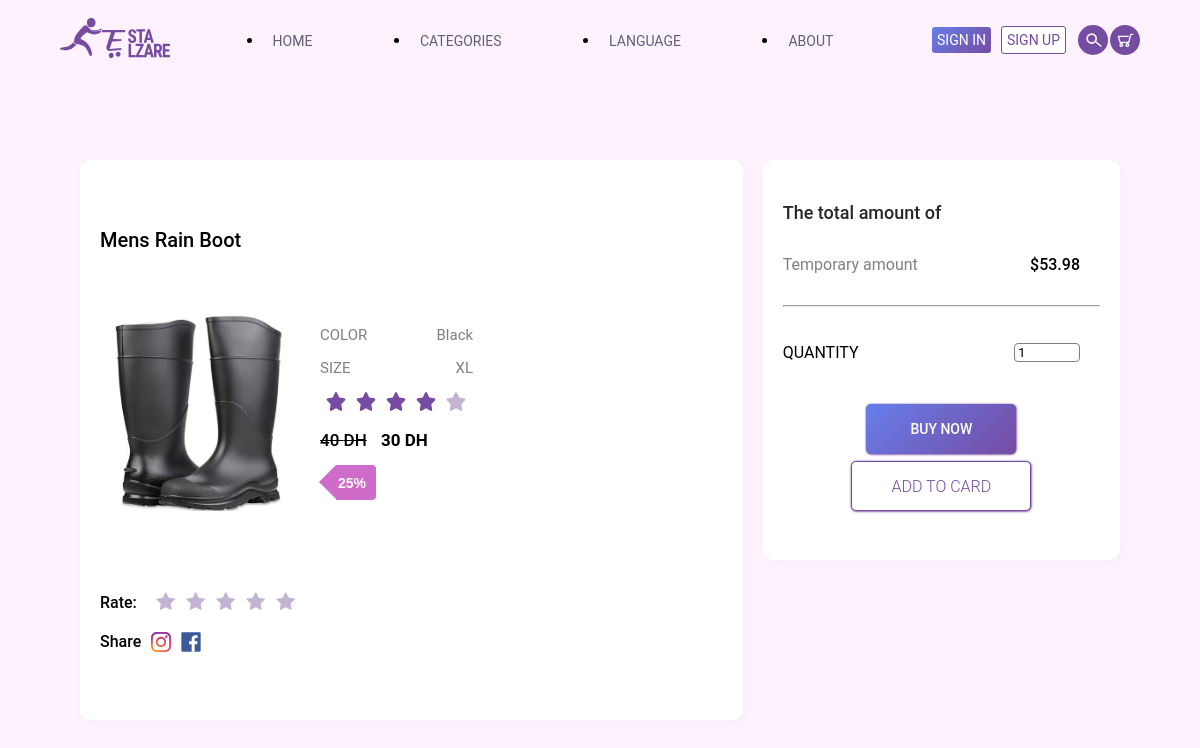
The app's page /elzareesta/php/product.anonyme.php?id=31 with its own data.
### tables this page shows
CREATE TABLE `product` (
  `productID` int(21) NOT NULL,
  `productName` text DEFAULT NULL,
  `categoryID` int(21) DEFAULT NULL,
  `color` varchar(15) NOT NULL,
  `size` varchar(5) NOT NULL,
  `price` int(6) DEFAULT NULL,
  `discountPrice` int(6) DEFAULT NULL,
  `discount` int(6) DEFAULT NULL,
  `rate` int(3) DEFAULT NULL,
  `img1` text NOT NULL
);

### elzareesta/php/product.anonyme.php (the view, shortened to what this page needs)
<?php
  require 'conn.php';
  $id=$_GET['id'];
  $sql = "select *from product where productID='$id';";
  $result = mysqli_query($conn,$sql);
  $row=mysqli_fetch_assoc($result);
?>
<!DOCTYPE html>
<html lang="en">
  <head>
    <link rel="stylesheet" href="../css/product.css" />
    <link
      href="/your-path-to-fontawesome/css/fontawesome.css"
      rel="stylesheet"
    />
    <link rel="stylesheet" href="https://stackpath.bootstrapcdn.com/font-awesome/4.7.0/css/font-awesome.min.css">
  </head>
  <body>
    <header>
      <div class="logo-container">
    <a href="index.php"><img src="image.svg" alt="logo" class="logo"></a>
      </div>
      <nav>
        <ul class="nav-links">
            <li><a href="index.php" class="nav-link">HOME</a></li>
          <li><a href="categories.anonyme.php" class="nav-link">CATEGORIES</a></li>
          <li><a href="#" class="nav-link">LANGUAGE</a></li>
          <li><a href="about.anonyme.php" class="nav-link">ABOUT</a></li>
        </ul>
        <div class="sign-btns">
          <a href="signin.php"><button class="btn signin-btn">SIGN IN</button></a>
          <a href="signup.php"><button class="btn signup-btn">SIGN UP</button></a>
            <img src="search.svg" alt="Cart" class="active"/>
          <img src="cart.svg" alt="Cart" class="cart"/>
        </div>
      </nav>
    </header>
    <div class="container">
      <div class="row">
        <div class="products">
          <div class="product__title">
            <h3><?=$row['productName']?></h3>
          </div>
          <div class="product__content">
            <div class="image1">
              <img style="width: 200px;" src=<?=$row['img1']?> alt="product" />
            </div>
            <div class="product__details">
              <div class="options">
                <div class="shirt__options">
                  <label for="shirt">COLOR</label>
                  <p><?=$row['color']?></p>
                </div>
                <div class="size__options">
                  <label for="size">SIZE</label>
                  <p><?=$row['size']?></p>
                </div>
                <div>
              <img src="star.svg" alt="star" class="star">
              <img src="star.svg" alt="star" class="star">
              <img src="star.svg" alt="star" class="star">
              <img src="star.svg" alt="star" class="star">
              <img src="star1.svg" alt="star" class="star">
                </div>
                <div class="price">
                  <span class="old-price"><?=$row['price']?> DH</span>
                  <span><b><?=$row['discountPrice']?> DH</b></span>
                </div>
                  <div class="discount-label black"> <span><?=$row['discount']?>%</span> </div>
              </div>
            </div>
          </div>
          <div class="author">
            <div class="rate">
                <span>Rate:</span>
                <div class="rating">
                    <input type="radio" name="star" id="star1"><label for="star1"></label>
                    <input type="radio" name="star" id="star2"><label for="star2"></label>
                    <input type="radio" name="star" id="star3"><label for="star3"></label>
                    <input type="radio" name="star" id="star4"><label for="star4"></label>
                    <input type="radio" name="star" id="star5"><label for="star5"></label>
                  </div>
            </div>
            <div class="share">
              <span>Share</span>
              <img src="instagram.svg" alt="instagram" class="instagram">
              <img src="facebook.svg" alt="facebook" class="facebook">
            </div>
          </div>
        </div>
        <div class="total__amount">
          <h3>The total amount of</h3>
          <div class="temporary__amount">
            <p>Temporary amount</p>
            <span>$53.98</span>
          </div>
          <hr>
          <div class="quantity__options">
                  <label for="quantity">QUANTITY</label>
                  <input
                    type="number"
                    name="quantity"
                    id="quantity"
                    value="1"
                  />
                </div>
          <div class="btns">
          <a href="signin.php"><button class="buy-btn">BUY NOW</button></a>
          <a href="signin.php"><button class="addtocart-btn">ADD TO CARD</button></a>
          </div>
        </div>
      </div>
    </div>
  </body>
</html>

### records on screen
product: productName "Mens Rain Boot", color "Black", size "XL", price "40", discountPrice "30", discount "25"
